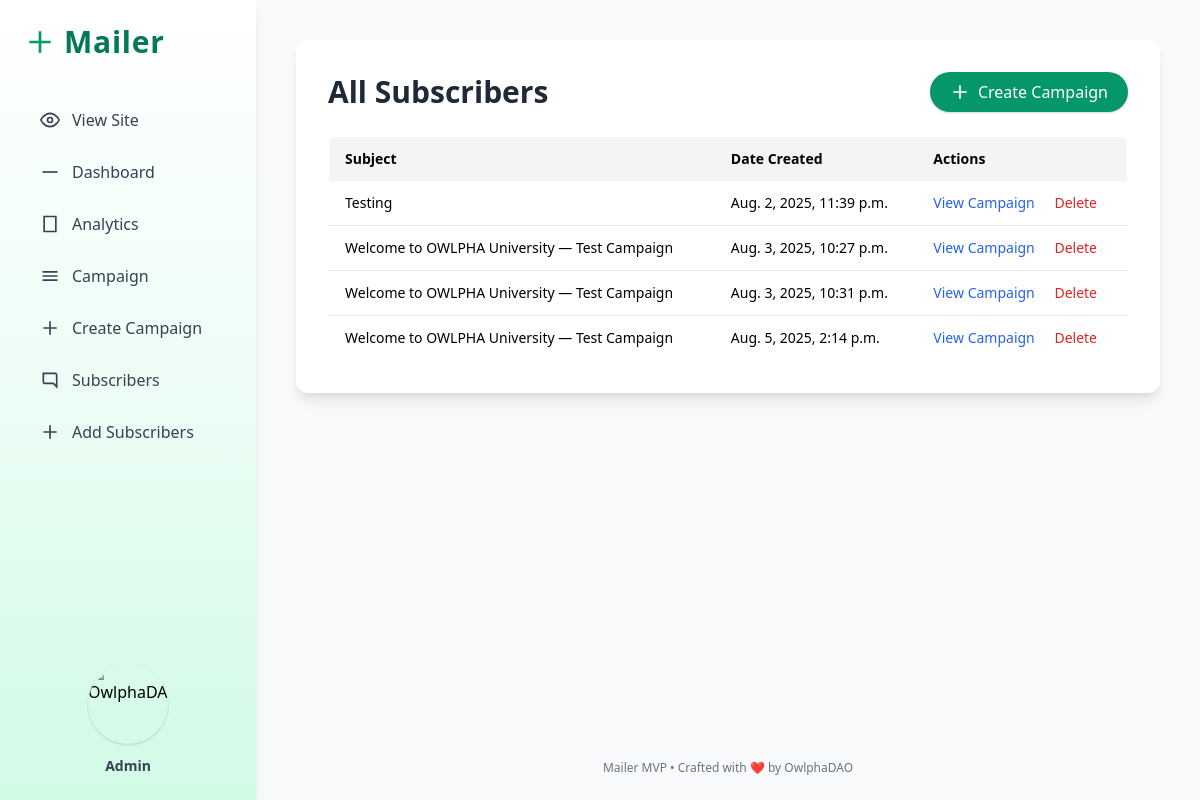
/campaigns/, run on an earlier commit of the app's database.
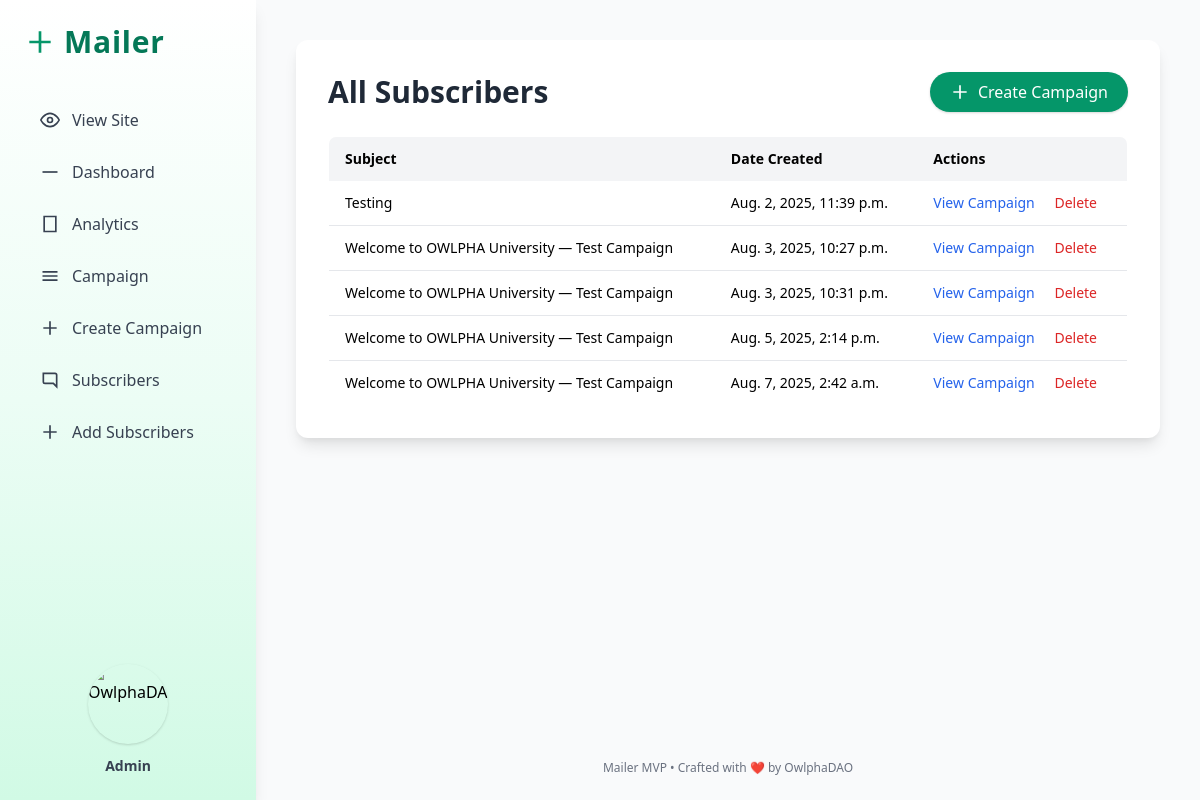
And on a later commit of the database.
### MailApp/models.py (models this page shows, shortened)
class Campaign(models.Model):
    subject = models.CharField(max_length=255)
    body = HTMLField()
    created_at = models.DateTimeField(auto_now_add=True)

### MailApp/views.py (the view)
# urls.py: path('campaigns/', views.campaign_list, name='campaign_list'),
def campaign_list(request):
    campaigns = Campaign.objects.all().order_by('created_at')
    context = {
        'campaigns': campaigns,
        'title': 'Campaign List | Mailer',
    }
    return render(request, 'pages/campaign_list.html', context)

### MailApp/templates/pages/campaign_list.html (shortened to what the changed rows need)
{% load static %}
<!DOCTYPE html>
<html lang="en">
    <head>
        <link rel = 'stylesheet' href='https://unpkg.com/boxicons@2.1.4/css/boxicons.min.css'>
        <link rel = 'stylesheet' href='https://cdn.jsdelivr.net/npm/bootstrap-icons@1.11.3/font/bootstrap-icons.min.css'>
        <link href="https://cdn.jsdelivr.net/npm/tailwindcss@2.2.19/dist/tailwind.min.css" rel="stylesheet">
    </head>
    <body class="h-screen flex bg-gray-50">
        <aside class="h-screen w-64 bg-gradient-to-b from-white via-green-50 to-green-100 shadow-lg p-6 flex flex-col fixed left-0 top-0">
            <div class="flex items-center gap-2 mb-10">
                <h1 class="text-3xl font-bold text-green-700 tracking-wide">Mailer</h1>
            </div>
        </aside>
        <main class="flex-1 ml-64 flex flex-col min-h-screen overflow-y-auto">
            <div class="flex-grow flex flex-col justify-start p-10">
                <div class="max-w-5xl w-full mx-auto p-8 bg-white rounded-xl shadow-lg">
                    <div class="flex justify-between items-center mb-6">
                        <h1 class="text-3xl font-bold text-gray-800">All Subscribers</h1>
                    </div>
                    <table class="min-w-full table-auto border border-gray-200 rounded-lg overflow-hidden">
                        <thead>
                            <tr class="bg-gray-100 text-left text-sm">
                                <th class="px-4 py-3 font-semibold">Subject</th>
                                <th class="px-4 py-3 font-semibold">Date Created</th>
                                <th class="px-4 py-3 font-semibold">Actions</th>
                            </tr>
                        </thead>
                        <tbody class="bg-white divide-y divide-gray-200 text-sm">
                            {% for campaign in campaigns %}
                            <tr>
                                <td class="px-4 py-3">{{ campaign.subject }}</td>
                                <td class="px-4 py-3">{{ campaign.created_at }}</td>
                                <td class="px-4 py-3 space-x-4">
                                    <a href="{% url 'campaign_view' campaign.pk %}" class="inline-block text-blue-600 font-medium hover:underline">View Campaign</a>
                                    <a href="{% url 'delete_campaign' campaign.pk %}" class="inline-block text-red-600 font-medium hover:underline" onclick="return confirm('Are you sure?');">Delete</a>
                                </td>
                            </tr>
                            {% empty %}
                            <tr>
                                <td colspan="3" class="px-4 py-4 text-center text-gray-500">No campaign yet.</td>
                            </tr>
                            {% endfor %}
                        </tbody>
                    </table>
                </div>
            </div>
        </main>
    </body>
</html>

What changed in the data, as far as the page shows it:
added Campaign: subject "Welcome to OWLPHA University — Test Campaign", created_at "Aug. 7, 2025, 2:42 a.m."
